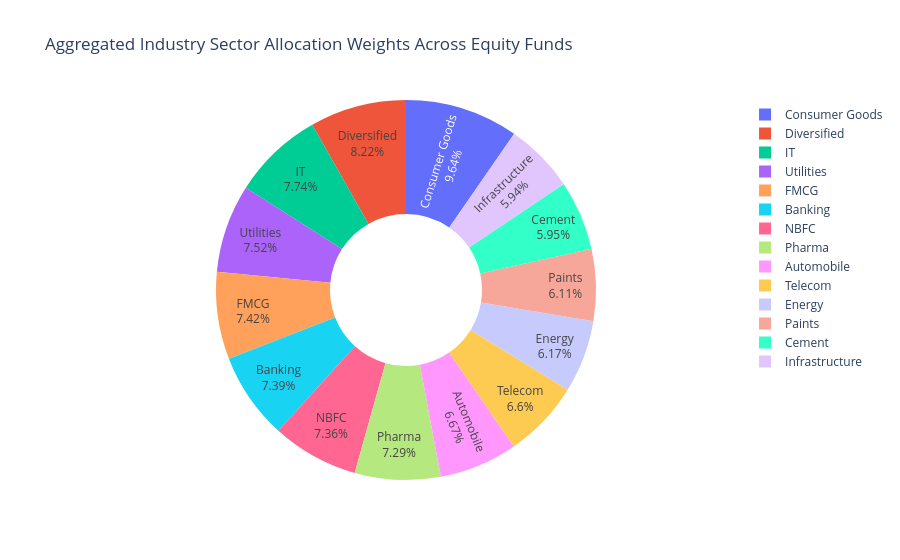

The notebook cell this image was saved under:
### Code cell
df_holdings = pd.read_csv("C:\\Users\\Mahakaal\\capstone_project\\data\\raw\\09_portfolio_holdings.csv")
df_sectors = df_holdings.groupby('sector')['weight_pct'].mean().reset_index()

fig9 = px.pie(df_sectors, values='weight_pct', names='sector', hole=0.4,
             title='Aggregated Industry Sector Allocation Weights Across Equity Funds')
fig9.update_traces(textinfo='percent+label')
fig9.show()

### Figure 1 — Plotly figure (JSON) as saved in the notebook; plotly's stock layout.template omitted (floating-point values rounded to 4 significant figures)
{"data": [{"domain": {"x": [0, 1], "y": [0, 1]}, "hole": 0.4, "hovertemplate": "sector=%{label}<br>weight_pct=%{value}<extra></extra>", "labels": ["Automobile", "Banking", "Cement", "Consumer Goods", "Diversified", "Energy", "FMCG", "IT", "Infrastructure", "NBFC", "Paints", "Pharma", "Telecom", "Utilities"], "legendgroup": "", "name": "", "showlegend": true, "textinfo": "percent+label", "type": "pie", "values": [9.808, 10.87, 8.752, 14.18, 12.09, 9.07, 10.91, 11.39, 8.735, 10.83, 8.986, 10.72, 9.708, 11.06]}], "layout": {"legend": {"tracegroupgap": 0}, "title": {"text": "Aggregated Industry Sector Allocation Weights Across Equity Funds"}}}
